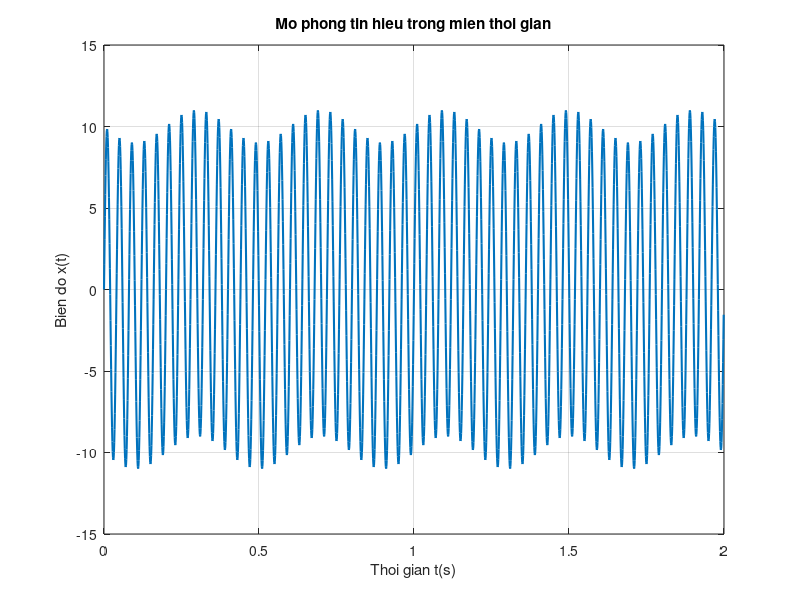
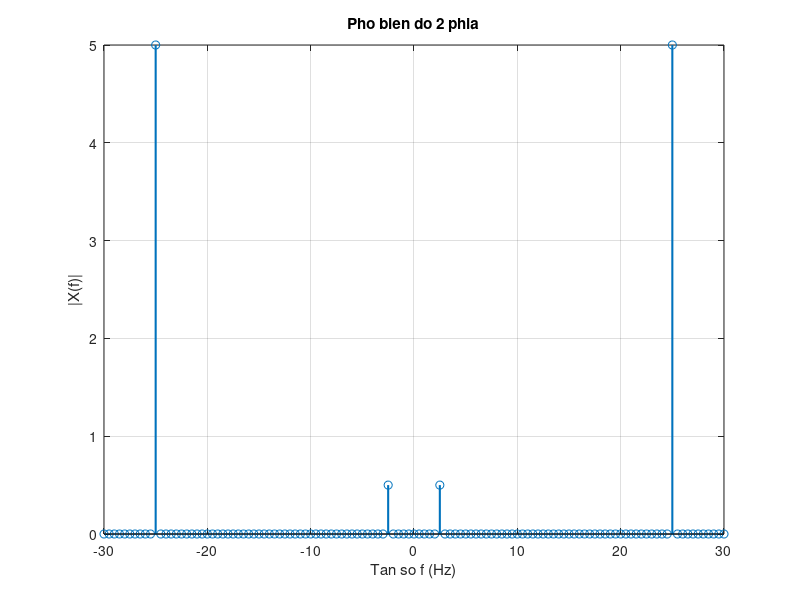

Reproduce these figures in MATLAB, in order.
clc; clear;

fs = 1000;
ts = 1 / fs;
t = 0:ts:2-ts;

% a. Mo phong tin hieu trong mien thoi gian
x = cos(5*pi*t + pi/2) + 10*cos(50*pi*t - pi/2);

figure;
plot(t, x, 'LineWidth', 1.5);
grid on;
xlabel('Thoi gian t(s)');
ylabel('Bien do x(t)');
title('Mo phong tin hieu trong mien thoi gian');

% b. Bien doi fourier
N = length(x);
x_fft = fft(x);

% c. Ve tin hieu trong mien tan so
x_fft_shift = fftshift(x_fft);
pho_bien_do = abs(x_fft_shift) / N;

df = fs / N;
f_2_phia = -fs/2:df:fs/2 - df;

figure;
stem(f_2_phia, pho_bien_do, 'LineWidth', 1.5);
grid on;
xlabel('Tan so f (Hz)');
ylabel('|X(f)|');
title('Pho bien do 2 phia');
xlim([-30 30]);
